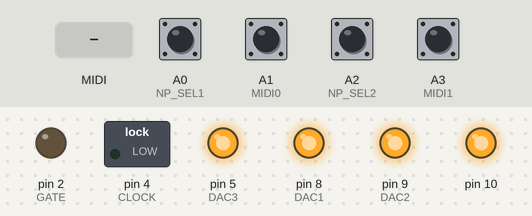
A sketch run on a simulated Arduino Nano, built with avr-gcc and run on an emulated ATmega328P. Shown: switched loads named in the sketch (green lamp = pin HIGH), output pins drawn as LEDs (lit = HIGH). Inputs (shaded band) come from the test bench; at power-on: A0 (NP_SEL1), A1 (MIDI0), A2 (NP_SEL2), A3 (MIDI1) HIGH. MIDI output is not drawn; pins used as bus, display or sensor lines are not drawn.

Above: at 1.2 s.
1.3 s: MIDI note 36 received
At 1.45 s:
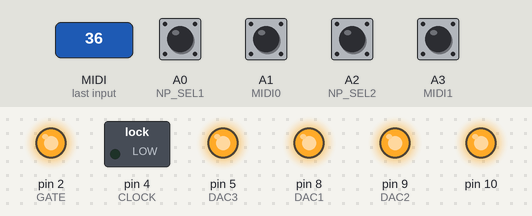
Timing chart, 0 to 4.3 s (numbered marks = the images above; inputs shaded):
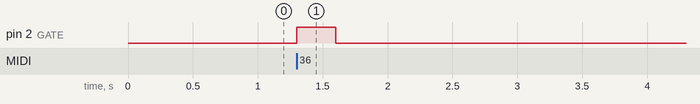

Measured:
- after the input at 1.3 s, pin 2 (GATE): LOW → HIGH at once, → LOW 0.30 s later

The sketch:

Elkyam_MIDI_CV_Aftertouch.ino
```cpp
// (licence header left out)
#include <MIDI.h>
#include <SPI.h>

// Note priority is set by pins A0 and A2
// Highest note priority: A0 and A2 high (open)
// Lowest note priority:  A0 low (ground), A2 high (open)
// Last note priority:    A2 low (ground)

#define NP_SEL1 A0  // Note priority is set by pins A0 and A2
#define NP_SEL2 A2

#define GATE  2
#define TRIG  3
#define CLOCK 4
#define DAC1  8
#define DAC2  9
#define DAC3  5

#define MIDI0  A1
#define MIDI1  A3
#define MIDI2  A6
#define MIDI3  A7

int MIDI_CHANNEL = 0;
int SWITCH1 = 0;
int SWITCH2 = 0;
int SWITCH3 = 0;
int SWITCH4 = 0;

MIDI_CREATE_DEFAULT_INSTANCE();

void setup()
{
  pinMode(NP_SEL1, INPUT_PULLUP);
  pinMode(NP_SEL2, INPUT_PULLUP);

  pinMode(MIDI0, INPUT_PULLUP);
  pinMode(MIDI1, INPUT_PULLUP);
  pinMode(MIDI2, INPUT_PULLUP);
  pinMode(MIDI3, INPUT_PULLUP);

  pinMode(GATE, OUTPUT);
  pinMode(TRIG, OUTPUT);
  pinMode(CLOCK, OUTPUT);
  pinMode(DAC1, OUTPUT);
  pinMode(DAC2, OUTPUT);
  pinMode(DAC3, OUTPUT);
  digitalWrite(GATE, LOW);
  digitalWrite(TRIG, LOW);
  digitalWrite(CLOCK, LOW);
  digitalWrite(DAC1, HIGH);
  digitalWrite(DAC2, HIGH);
  digitalWrite(DAC3, HIGH);

  SPI.begin();
  MIDI.begin(MIDI_CHANNEL);

  // Set initial pitch bend voltage to 0.5V (mid point).  With Gain = 1X, this is 1023
  // Other DAC outputs will come up as 0V, so don't need to be initialized
  setVoltage(DAC2, 0, 0, 2047);
}

bool notes[88] = {0};
int8_t noteOrder[20] = {0}, orderIndx = {0};
unsigned long trigTimer = 0;

void loop()
{
  int type, noteMsg, velocity, channel, d1, d2;
  static unsigned long clock_timer = 0, clock_timeout = 0;
  static unsigned int clock_count = 0;
  bool S1, S2;

  if ((trigTimer > 0) && (millis() - trigTimer > 20)) {
    digitalWrite(TRIG, LOW); // Set trigger low after 20 msec
    trigTimer = 0;
  }

  if ((clock_timer > 0) && (millis() - clock_timer > 20)) {
    digitalWrite(CLOCK, LOW); // Set clock pulse low after 20 msec
    clock_timer = 0;
  }

  if (digitalRead(MIDI0) == 1) {
    SWITCH1 = 1;
  }
  else {
    SWITCH1 = 0;
  }
  if (digitalRead(MIDI1) == 1) {
    SWITCH2 = 2;
  }
  else {
    SWITCH2 = 0;
  }
  if (digitalRead(MIDI2) == 1) {
    SWITCH3 = 4;
  }
  else {
    SWITCH3 = 0;
  }
  if (digitalRead(MIDI3) == 1) {
    SWITCH4 = 8;
  }
  else {
    SWITCH4 = 0;
  }
  MIDI_CHANNEL = (SWITCH1 + SWITCH2 + SWITCH3 + SWITCH4);


  if (MIDI.read(MIDI_CHANNEL)) {
    byte type = MIDI.getType();
    switch (type) {
      case midi::NoteOn:
      case midi::NoteOff:
        noteMsg = MIDI.getData1() - 24; // A0 = 21, Top Note = 108

        channel = MIDI.getChannel();

        if ((noteMsg < 0) || (noteMsg > 87)) break; // Only 88 notes of keyboard are supported

        if (type == midi::NoteOn) velocity = MIDI.getData2();
        else velocity  = 0;

        if (velocity == 0)  {
          notes[noteMsg] = false;
        }
        else {
          notes[noteMsg] = true;
          // velocity range from 0 to 4095 mV  Left shift d2 by 5 to scale from 0 to 4095,
          // and choose gain = 2X
          setVoltage(DAC1, 1, 1, velocity << 5); // DAC1, channel 1, gain = 2X
        }

        // Pins NP_SEL1 and NP_SEL2 indictate note priority
        S1 = digitalRead(NP_SEL1);
        S2 = digitalRead(NP_SEL2);

        if (S1 && S2) { // Highest note priority
          commandTopNote();
        }
        else if (!S1 && S2) { // Lowest note priority
          commandBottomNote();
        }
        else { // Last note priority
          if (notes[noteMsg]) {  // If note is on and using last note priority, add to ordered list
            orderIndx = (orderIndx + 1) % 20;
            noteOrder[orderIndx] = noteMsg;
          }
          commandLastNote();
        }
        break;

      case midi::PitchBend:
        d1 = MIDI.getData1();
        d2 = MIDI.getData2(); // d2 from 0 to 127, mid point = 64

        // Pitch bend output from 0 to 1023 mV.  Left shift d2 by 4 to scale from 0 to 2047.
        // With DAC gain = 1X, this will yield a range from 0 to 1023 mV.
        setVoltage(DAC2, 0, 1, d2 << 4); // DAC2, channel 0, gain = 1X

        break;

      case midi::ControlChange:
        d1 = MIDI.getData1();
        d2 = MIDI.getData2(); // From 0 to 127

        // CC range from 0 to 4095 mV  Left shift d2 by 5 to scale from 0 to 4095,
        // and choose gain = 2X
        setVoltage(DAC2, 1, 0, d2 << 5); // DAC2, channel 1, gain = 2X
        break;

      case midi::AfterTouchChannel:
        d1 = MIDI.getData1();

        // CC range from 0 to 4095 mV  Left shift d2 by 5 to scale from 0 to 4095,
        // and choose gain = 2X
        setVoltage(DAC3, 1, 1, d1 << 5); // DAC2, channel 1, gain = 2X
        break;

      case midi::Clock:
        if (millis() > clock_timeout + 300) clock_count = 0; // Prevents Clock from starting in between quarter notes after clock is restarted!
        clock_timeout = millis();

        if (clock_count == 0) {
          digitalWrite(CLOCK, HIGH); // Start clock pulse
          clock_timer = millis();
        }
        clock_count++;
        if (clock_count == 24) {  // MIDI timing clock sends 24 pulses per quarter note.  Sent pulse only once every 24 pulses
          clock_count = 0;
        }
        break;

      case midi::ActiveSensing:
        break;

      default:
        d1 = MIDI.getData1();
        d2 = MIDI.getData2();
    }
  }
}

void commandTopNote()
{
  int topNote = 0;
  bool noteActive = false;

  for (int i = 0; i < 88; i++)
  {
    if (notes[i]) {
      topNote = i;
      noteActive = true;
    }
  }

  if (noteActive)
    commandNote(topNote);
  else // All notes are off, turn off gate
    digitalWrite(GATE, LOW);
}

void commandBottomNote()
{
  int bottomNote = 0;
  bool noteActive = false;

  for (int i = 87; i >= 0; i--)
  {
    if (notes[i]) {
      bottomNote = i;
      noteActive = true;
    }
  }

  if (noteActive)
    commandNote(bottomNote);
  else // All notes are off, turn off gate
    digitalWrite(GATE, LOW);
}

void commandLastNote()
{

  int8_t noteIndx;

  for (int i = 0; i < 20; i++) {
    noteIndx = noteOrder[ mod(orderIndx - i, 20) ];
    if (notes[noteIndx]) {
      commandNote(noteIndx);
      return;
    }
  }
  digitalWrite(GATE, LOW); // All notes are off
}

// Rescale 88 notes to 4096 mV:
//    noteMsg = 0 -> 0 mV
//    noteMsg = 87 -> 4096 mV
// DAC output will be (4095/87) = 47.069 mV per note, and 564.9655 mV per octive
// Note that DAC output will need to be amplified by 1.77X for the standard 1V/octave

//#define NOTE_SF 47.069f // This value can be tuned if CV output isn't exactly 1V/octave
#define NOTE_SF 48.017f // This value can be tuned if CV output isn't exactly 1V/octave

void commandNote(int noteMsg) {
  digitalWrite(GATE, HIGH);
  digitalWrite(TRIG, HIGH);
  trigTimer = millis();

  unsigned int mV = (unsigned int) ((float) (noteMsg) * NOTE_SF + 0.5);
  setVoltage(DAC1, 0, 1, mV);  // DAC1, channel 0, gain = 2X
}

// setVoltage -- Set DAC voltage output
// dacpin: chip select pin for DAC.  Note and velocity on DAC1, pitch bend and CC on DAC2
// channel: 0 (A) or 1 (B).  Note and pitch bend on 0, velocity and CC on 2.
// gain: 0 = 1X, 1 = 2X.
// mV: integer 0 to 4095.  If gain is 1X, mV is in units of half mV (i.e., 0 to 2048 mV).
// If gain is 2X, mV is in units of mV

void setVoltage(int dacpin, bool channel, bool gain, unsigned int mV)
{
  unsigned int command = channel ? 0x9000 : 0x1000;

  command |= gain ? 0x0000 : 0x2000;
  command |= (mV & 0x0FFF);

  SPI.beginTransaction(SPISettings(8000000, MSBFIRST, SPI_MODE0));
  digitalWrite(dacpin, LOW);
  SPI.transfer(command >> 8);
  SPI.transfer(command & 0xFF);
  digitalWrite(dacpin, HIGH);
  SPI.endTransaction();
}

int mod(int a, int b)
{
  int r = a % b;
  return r < 0 ? r + b : r;
}
```
